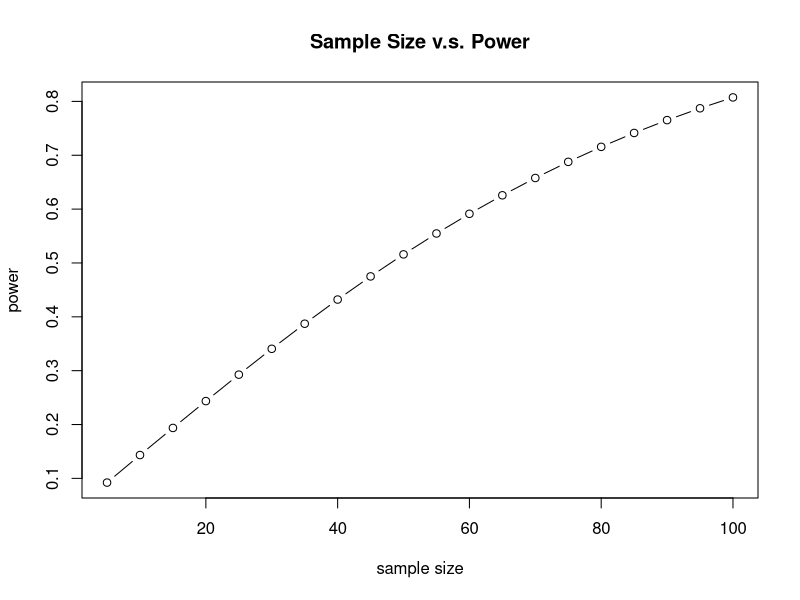
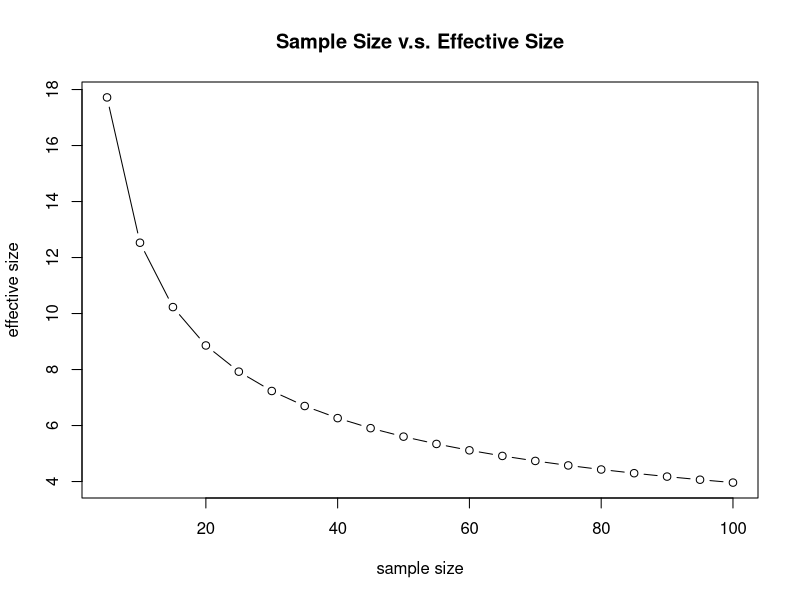
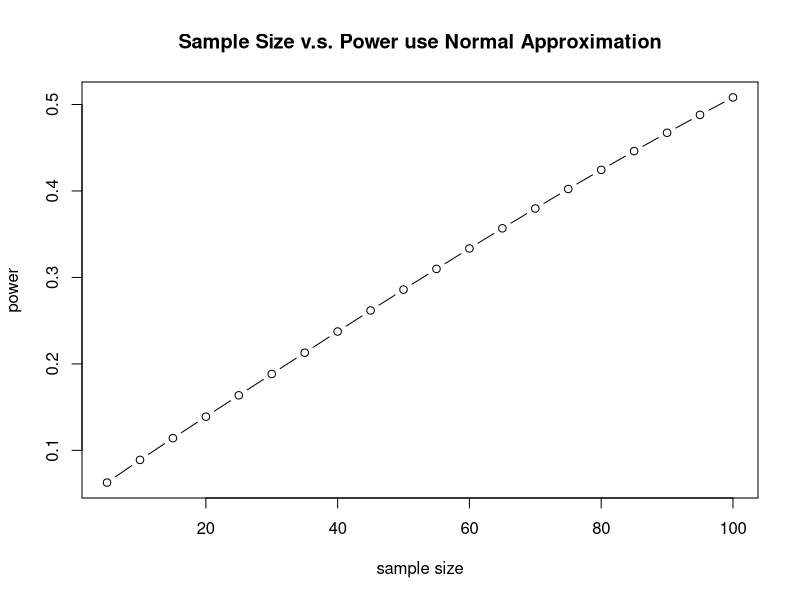
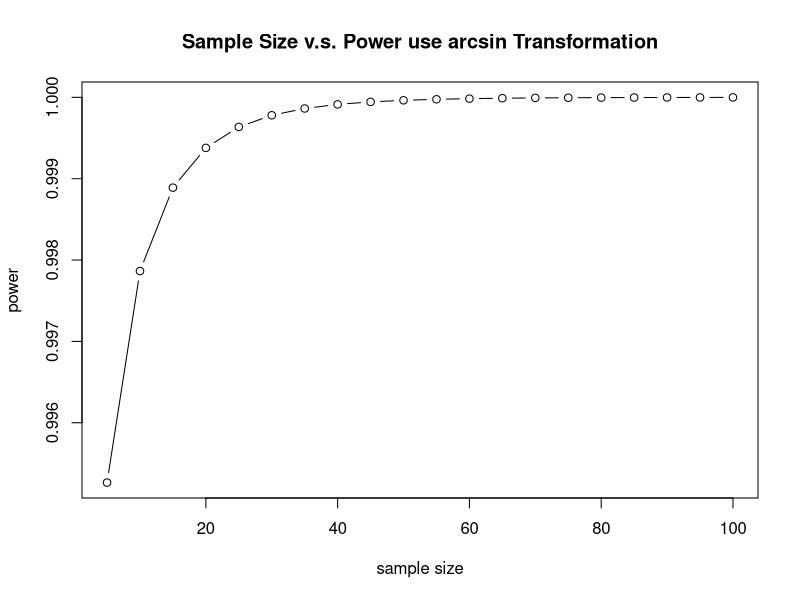
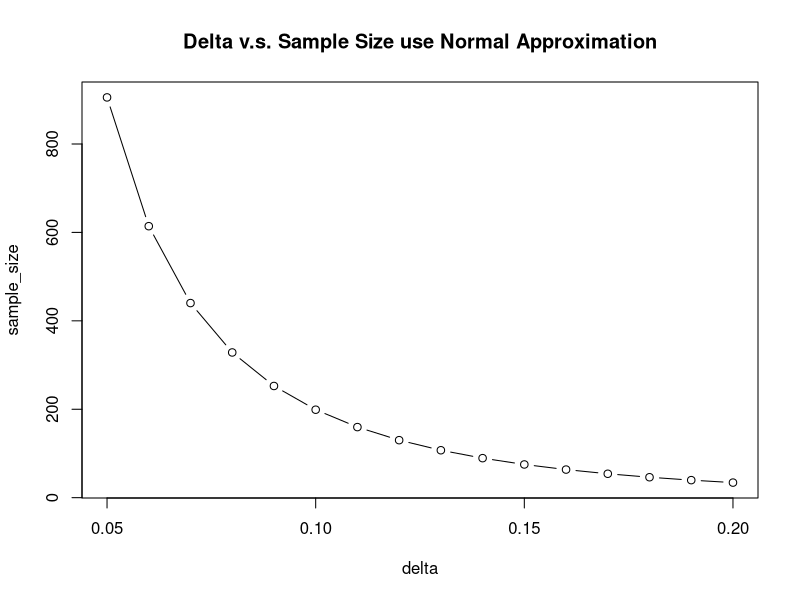
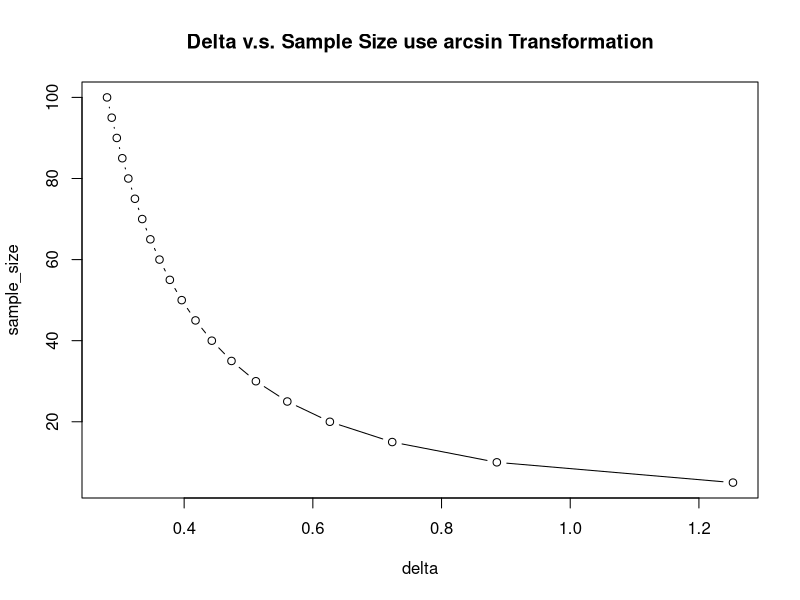

The R script that drew these images, in order:
## ---- chunk 1
power_n = function(sample_size, alpha, delta, sigma){
  
  z_alpha_2 = qnorm(1 - alpha/2)
  
  z_beta = (sqrt(sample_size) * delta) / (sqrt(2) * sigma) - z_alpha_2
  
  power = pnorm(z_beta)
  
  return(power)
}

# alpha = 0.05, sigma = 10, delta = 4
sample_size = seq(5, 100, by = 5)

power = power_n(sample_size, 0.05, 4, 10)

plot(sample_size, power, type="b", xlab="sample size", ylab="power", 
  main = "Sample Size v.s. Power")
## ---- chunk 2
power_e = function(sample_size, alpha, beta, sigma){
  ## calculate delta
  z_alpha_2 = qnorm(1 - alpha/2)
  
  z_beta = qnorm(1 - beta)
  
  delta = sqrt(2) * (z_alpha_2 + z_beta) * sigma / sqrt(sample_size)
  
  return(delta)
}

# power = 0.8, beta = 1 - power = 0.2, alpha = 0.05, sigma = 10
sample_size = seq(5, 100, by = 5)

delta = power_e(sample_size, 0.05, 0.2, 10)

plot(sample_size, delta, type = "b", xlab = "sample size", ylab = "effective size", 
  main = "Sample Size v.s. Effective Size")
## ---- chunk 3
power_normal1 = function(sample_size, alpha, p1, p2){
  q1 = 1- p1
  
  q2 = 1- p2
  
  p_mean = (p1 + p2) / 2
  
  q_mean = 1 - p_mean
  
  z_alpha_2 = qnorm(1 - alpha/2)
  
  z_beta = (sqrt(sample_size * (p2 - p1)^2) - z_alpha_2 * sqrt(2 * p_mean * 
      q_mean)) / sqrt(p1 * q1 + p2 * q2)
  
  power = pnorm(z_beta)
  
  return(power)
}

# alpha = 0.05, p1 = 0.8, p2 = 0.9
sample_size = seq(5, 100, by = 5)

power = power_normal1(sample_size, 0.05, 0.8, 0.9)

plot(sample_size, power, type="b", xlab="sample size", ylab="power", main = 
    "Sample Size v.s. Power use Normal Approximation")
## ---- chunk 4
f = function(x) 2 * asin(sqrt(x))

power_arcsin1 = function(sample_size, alpha, p1, p2){
  
  delta = f(p1) - f(p2)
  
  z_alpha_2 = qnorm(1 - alpha/2)
  
  z_beta = sqrt(sample_size) * delta - z_alpha_2
  
  power = 1 - pnorm(z_beta)
  
  return(power)
}

# alpha = 0.05, p1 = 0.8, p2 = 0.9
sample_size = seq(5, 100, by = 5)

power = power_arcsin1(sample_size, 0.05, 0.8, 0.9)
plot(sample_size, power, type = "b", xlab = "sample size", ylab = "power", 
  main = "Sample Size v.s. Power use arcsin Transformation")
## ---- chunk 5
# fix p1 and let delta change, calculate sample size
power_normal2 = function(p1, p2, alpha, beta){
  
  q1 = 1- p1
  
  q2 = 1- p2
  
  delta = p1 - p2
  
  p_mean = (p1 + p2) / 2
  
  q_mean = 1 - p_mean
  
  z_alpha_2 = qnorm(1 - alpha/2)
  
  z_beta = qnorm(1- beta)
  
  sample_size = (z_alpha_2 * sqrt(2*p_mean*q_mean)+z_beta*sqrt(p1*q1+p2*q2))^2/(p2-p1)^2
  
  return(sample_size)
}

# set p2 > p1
p2 = seq(0.85, 1, by = 0.01)
p1 = 0.8
delta = p2 - p1
sample_size = power_normal2(p1, p2, 0.05, 1 - 0.8)

plot(delta, sample_size, type="b", main = "Delta v.s. Sample Size use Normal Approximation")
## ---- chunk 6
f = function(x) 2 * asin(sqrt(x))

delta_arcsin = function(sample_size, alpha, beta){
  
  delta = f(p1) - f(p2)
  
  z_alpha_2 = qnorm(1 - alpha/2)
  
  z_beta = qnorm(1- beta)
  
  delta = (z_alpha_2 + z_beta)/sqrt(sample_size)
  
  return(delta)
}

# alpha = 0.05, beta = 1- power = 0.2
sample_size = seq(5, 100, by = 5)

delta = delta_arcsin(sample_size, 0.05, 0.2)
plot(delta,sample_size, type = "b", main = "Delta v.s. Sample Size use arcsin Transformation")
